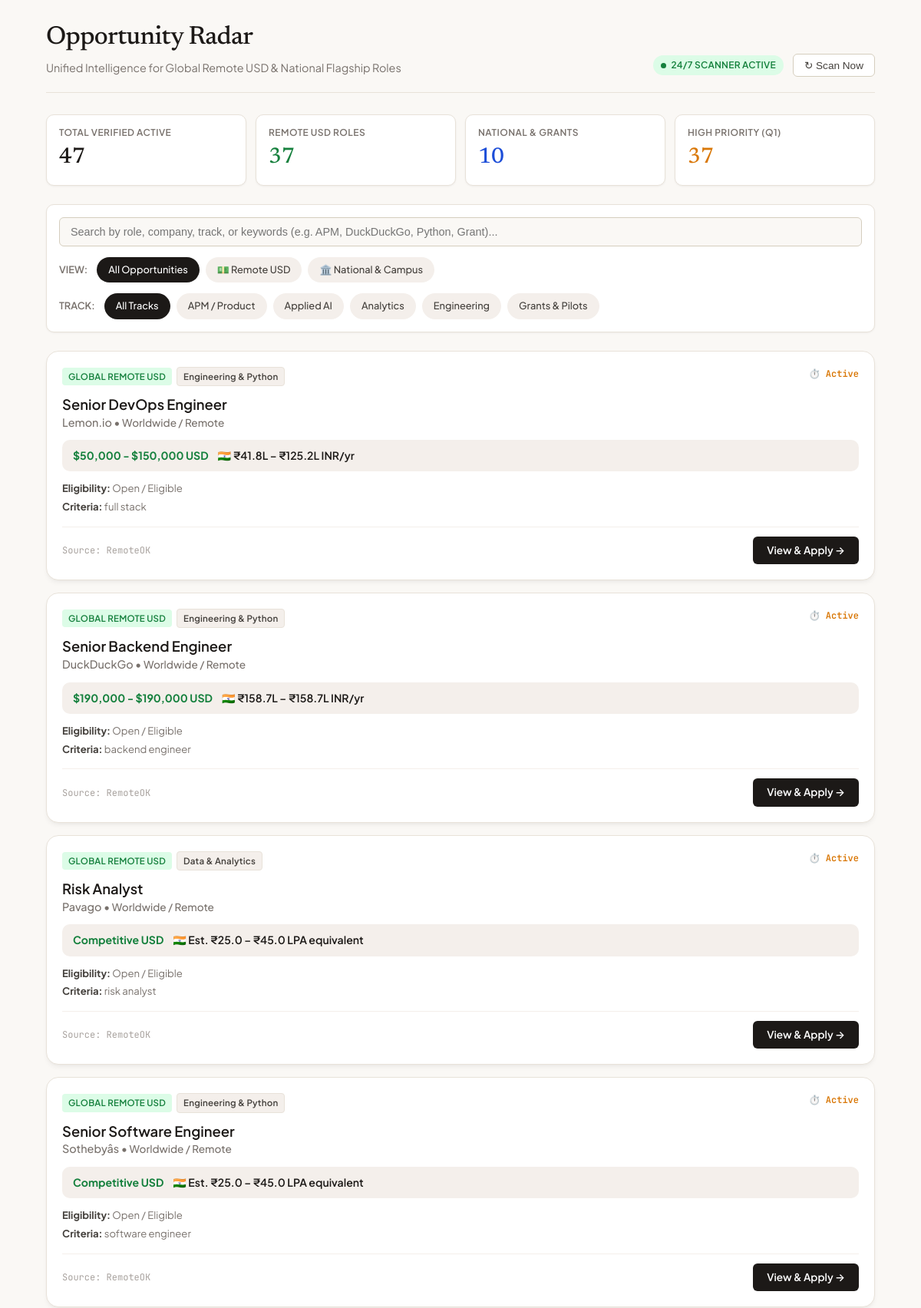
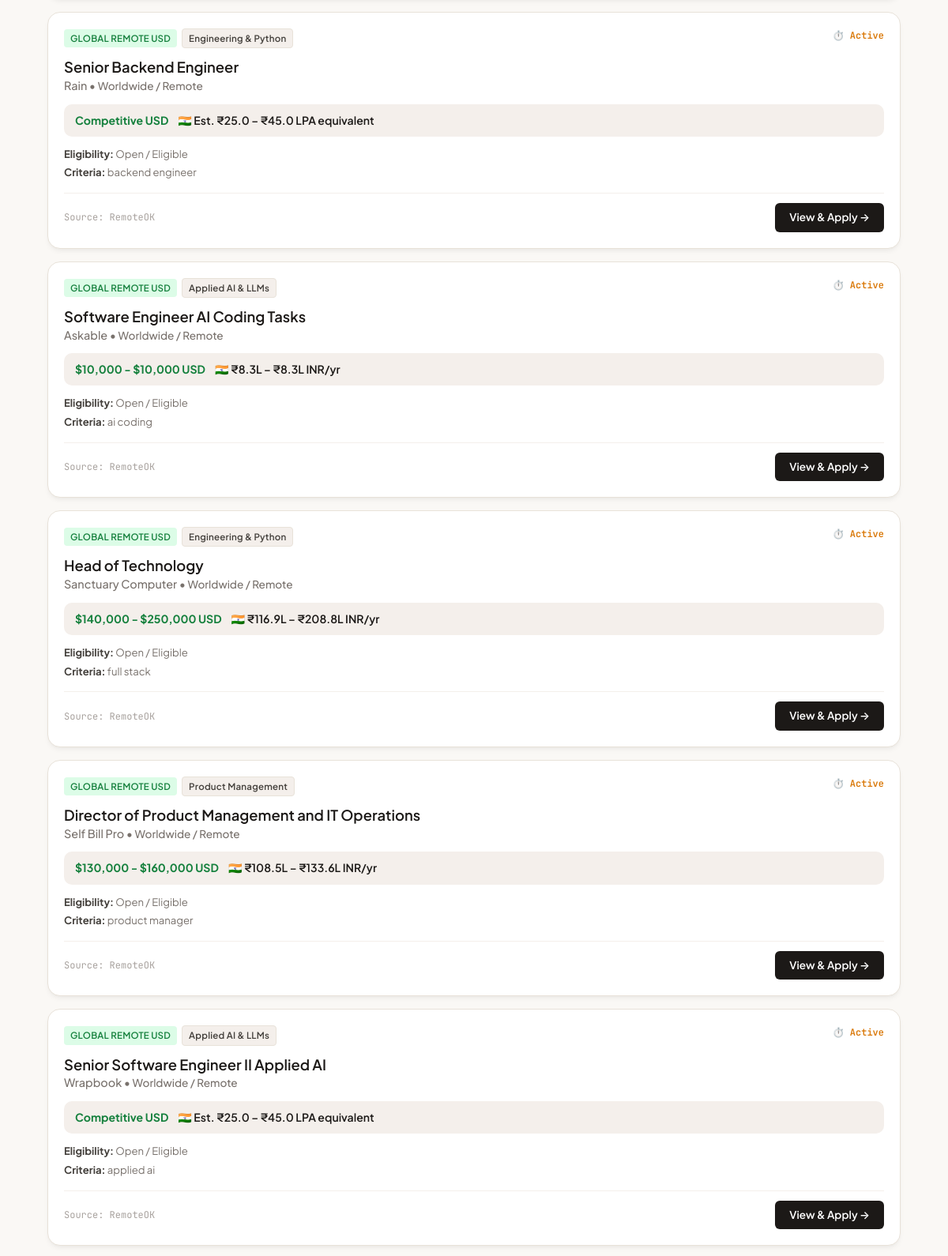
The page / (upper part) on the database its author committed (2 pictures, top to bottom).
### tables this page shows
CREATE TABLE opportunities (
            id TEXT PRIMARY KEY,
            type TEXT, -- 'remote_usd' or 'national_campus'
            title TEXT NOT NULL,
            organization TEXT NOT NULL,
            track TEXT,
            compensation_usd TEXT,
            compensation_inr TEXT,
            eligibility TEXT,
            deadline TEXT,
            days_left_str TEXT,
            quadrant TEXT,
            action_url TEXT NOT NULL,
            source TEXT,
            matched_on TEXT,
            tags TEXT,
            location TEXT,
            is_active INTEGER DEFAULT 1,
            discovered_at TIMESTAMP DEFAULT CURRENT_TIMESTAMP,
            last_verified_at TIMESTAMP DEFAULT CURRENT_TIMESTAMP
        );

### server.py (the view)
@app.route("/")
def index():
    db.init_db()
    opps = db.get_all_active_opportunities()
    total_count = len(opps)
    usd_count = sum(1 for o in opps if o['type'] == 'remote_usd')
    nat_count = sum(1 for o in opps if o['type'] == 'national_campus')
    q1_count = sum(1 for o in opps if o.get('quadrant', '').startswith('Q1'))
    return render_template(
        "index.html",
        opportunities=opps,
        total_count=total_count,
        usd_count=usd_count,
        nat_count=nat_count,
        q1_count=q1_count
    )

### db.py (called while the page is built)
def get_connection():
    conn = sqlite3.connect(DB_FILE)
    conn.row_factory = sqlite3.Row
    return conn

def get_all_active_opportunities():
    conn = get_connection()
    cur = conn.cursor()
    cur.execute("""
        SELECT * FROM opportunities
        WHERE is_active = 1
        ORDER BY
            CASE
                WHEN quadrant LIKE 'Q1%' THEN 1
                WHEN quadrant LIKE 'Q2%' THEN 2
                WHEN quadrant LIKE 'Q3%' THEN 3
                ELSE 4
            END,
            discovered_at DESC
    """)
    rows = [dict(r) for r in cur.fetchall()]
    conn.close()
    return rows

### templates/index.html (shortened to what this page needs)
<!DOCTYPE html>
<html lang="en">
<head>
</head>
<body>
    <div class="container">
        <header>
            <div>
                <h1 class="brand-title">Opportunity Radar</h1>
                <p class="brand-sub">Unified Intelligence for Global Remote USD & National Flagship Roles</p>
            </div>
            <div class="header-meta">
                <span class="live-pulse"><span class="pulse-dot"></span> 24/7 Scanner Active</span>
                <button class="btn-refresh" onclick="triggerManualScan()">&#8635; Scan Now</button>
            </div>
        </header>
        <section class="stats-grid">
            <div class="stat-card">
                <div class="label">Total Verified Active</div>
                <div class="value" id="stat-total">{{ total_count }}</div>
            </div>
            <div class="stat-card">
                <div class="label">Remote USD Roles</div>
                <div class="value" id="stat-usd" style="color: var(--accent-green);">{{ usd_count }}</div>
            </div>
            <div class="stat-card">
                <div class="label">National & Grants</div>
                <div class="value" id="stat-nat" style="color: var(--accent-blue);">{{ nat_count }}</div>
            </div>
            <div class="stat-card">
                <div class="label">High Priority (Q1)</div>
                <div class="value" id="stat-q1" style="color: var(--terracotta);">{{ q1_count }}</div>
            </div>
        </section>
        <section class="controls-card">
            <div class="search-box">
                <input type="text" id="searchInput" placeholder="Search by role, company, track, or keywords (e.g. APM, DuckDuckGo, Python, Grant)..." oninput="filterCards()">
            </div>
            <div class="filter-row">
                <span style="font-size: 0.8rem; font-weight: 600; color: var(--text-muted); margin-right: 4px;">VIEW:</span>
                <div class="filter-pill active" data-type="all" onclick="setTypeFilter('all', this)">All Opportunities</div>
                <div class="filter-pill" data-type="remote_usd" onclick="setTypeFilter('remote_usd', this)">💵 Remote USD</div>
                <div class="filter-pill" data-type="national_campus" onclick="setTypeFilter('national_campus', this)">🏛️ National & Campus</div>
            </div>
            <div class="filter-row">
                <span style="font-size: 0.8rem; font-weight: 600; color: var(--text-muted); margin-right: 4px;">TRACK:</span>
                <div class="filter-pill active" data-track="all" onclick="setTrackFilter('all', this)">All Tracks</div>
                <div class="filter-pill" data-track="Product Management" onclick="setTrackFilter('Product Management', this)">APM / Product</div>
                <div class="filter-pill" data-track="Applied AI & LLMs" onclick="setTrackFilter('Applied AI & LLMs', this)">Applied AI</div>
                <div class="filter-pill" data-track="Data & Analytics" onclick="setTrackFilter('Data & Analytics', this)">Analytics</div>
                <div class="filter-pill" data-track="Engineering & Python" onclick="setTrackFilter('Engineering & Python', this)">Engineering</div>
                <div class="filter-pill" data-track="Startup Grant / SyncPro" onclick="setTrackFilter('Startup Grant / SyncPro', this)">Grants & Pilots</div>
            </div>
        </section>
        <main class="cards-list" id="cardsContainer">
            {% for opp in opportunities %}
            <article class="opp-card"
                     data-id="{{ opp.id }}"
                     data-type="{{ opp.type }}"
                     data-track="{{ opp.track }}"
                     data-text="{{ opp.title }} {{ opp.organization }} {{ opp.track }} {{ opp.location }} {{ opp.matched_on }}">
                <div class="card-top">
                    <div class="badge-group">
                        {% if opp.type == 'remote_usd' %}
                        <span class="badge badge-type-usd">GLOBAL REMOTE USD</span>
                        {% else %}
                        <span class="badge badge-type-campus">NATIONAL / CAMPUS</span>
                        {% endif %}
                        <span class="badge badge-track">{{ opp.track }}</span>
                    </div>
                    <span class="badge-deadline">⏱️ {{ opp.days_left_str }}</span>
                </div>
                <div>
                    <h2 class="opp-title">{{ opp.title }}</h2>
                    <div class="opp-org">{{ opp.organization }} &bull; <span style="color: var(--text-muted); font-size: 0.85rem;">{{ opp.location }}</span></div>
                </div>
                {% if opp.compensation_usd or opp.compensation_inr %}
                <div class="compensation-banner">
                    {% if opp.compensation_usd %}
                    <span class="comp-usd">{{ opp.compensation_usd }}</span>
                    {% endif %}
                    {% if opp.compensation_inr %}
                    <span class="comp-inr">🇮🇳 {{ opp.compensation_inr }}</span>
                    {% endif %}
                </div>
                {% endif %}
                <div class="opp-meta">
                    {% if opp.eligibility %}
                    <span><strong>Eligibility:</strong> {{ opp.eligibility }}</span>
                    {% endif %}
                    {% if opp.matched_on %}
                    <span><strong>Criteria:</strong> {{ opp.matched_on }}</span>
                    {% endif %}
                </div>
                <div class="card-actions">
                    <span class="source-pill">Source: {{ opp.source }}</span>
                    <a href="{{ opp.action_url }}" target="_blank" rel="noopener noreferrer" class="btn-apply">View & Apply &rarr;</a>
                </div>
            </article>
            {% endfor %}
        </main>
    </div>
</body>
</html>

### rows shown on the page
opportunities: type "GLOBAL REMOTE USD", track "Engineering & Python", days_left_str "Active", title "Senior DevOps Engineer", organization "Lemon.io", location "Worldwide / Remote", compensation_usd "$50,000 - $150,000 USD", compensation_inr "₹41.8L – ₹125.2L INR/yr", eligibility "Open / Eligible", matched_on "full stack", source "RemoteOK"
opportunities: type "GLOBAL REMOTE USD", track "Engineering & Python", days_left_str "Active", title "Senior Backend Engineer", organization "DuckDuckGo", location "Worldwide / Remote", compensation_usd "$190,000 - $190,000 USD", compensation_inr "₹158.7L – ₹158.7L INR/yr", eligibility "Open / Eligible", matched_on "backend engineer", source "RemoteOK"
opportunities: type "GLOBAL REMOTE USD", track "Data & Analytics", days_left_str "Active", title "Risk Analyst", organization "Pavago", location "Worldwide / Remote", compensation_usd "Competitive USD", compensation_inr "Est. ₹25.0 – ₹45.0 LPA equivalent", eligibility "Open / Eligible", matched_on "risk analyst", source "RemoteOK"
opportunities: type "GLOBAL REMOTE USD", track "Engineering & Python", days_left_str "Active", title "Senior Software Engineer", organization "Sothebyâs", location "Worldwide / Remote", compensation_usd "Competitive USD", compensation_inr "Est. ₹25.0 – ₹45.0 LPA equivalent", eligibility "Open / Eligible", matched_on "software engineer", source "RemoteOK"
opportunities: type "GLOBAL REMOTE USD", track "Engineering & Python", days_left_str "Active", title "Senior Backend Engineer", organization "Rain", location "Worldwide / Remote", compensation_usd "Competitive USD", compensation_inr "Est. ₹25.0 – ₹45.0 LPA equivalent", eligibility "Open / Eligible", matched_on "backend engineer", source "RemoteOK"
opportunities: type "GLOBAL REMOTE USD", track "Applied AI & LLMs", days_left_str "Active", title "Software Engineer AI Coding Tasks", organization "Askable", location "Worldwide / Remote", compensation_usd "$10,000 - $10,000 USD", compensation_inr "₹8.3L – ₹8.3L INR/yr", eligibility "Open / Eligible", matched_on "ai coding", source "RemoteOK"
opportunities: type "GLOBAL REMOTE USD", track "Engineering & Python", days_left_str "Active", title "Head of Technology", organization "Sanctuary Computer", location "Worldwide / Remote", compensation_usd "$140,000 - $250,000 USD", compensation_inr "₹116.9L – ₹208.8L INR/yr", eligibility "Open / Eligible", matched_on "full stack", source "RemoteOK"
opportunities: type "GLOBAL REMOTE USD", track "Product Management", days_left_str "Active", title "Director of Product Management and IT Operations", organization "Self Bill Pro", location "Worldwide / Remote", compensation_usd "$130,000 - $160,000 USD", compensation_inr "₹108.5L – ₹133.6L INR/yr", eligibility "Open / Eligible", matched_on "product manager", source "RemoteOK"
opportunities: type "GLOBAL REMOTE USD", track "Applied AI & LLMs", days_left_str "Active", title "Senior Software Engineer II Applied AI", organization "Wrapbook", location "Worldwide / Remote", compensation_usd "Competitive USD", compensation_inr "Est. ₹25.0 – ₹45.0 LPA equivalent", eligibility "Open / Eligible", matched_on "applied ai", source "RemoteOK"

### other values the page prints
{{ total_count }} "47"
{{ usd_count }} "37"
{{ nat_count }} "10"
{{ q1_count }} "37"
